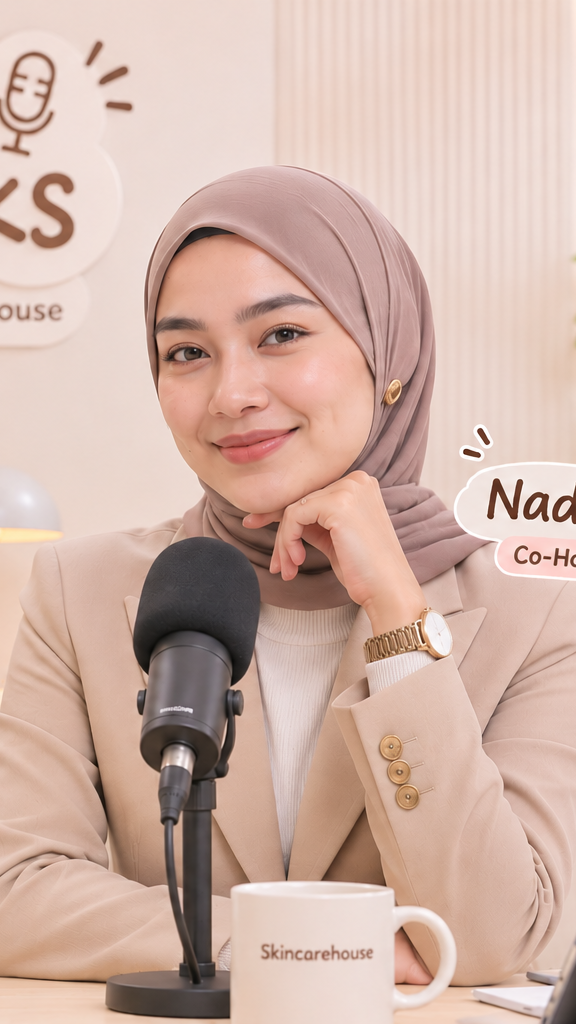
#> input picture deliverables/skintalks/kling_upload/nadia_closeup_ref.png, 576 x 1024 px
$ python bg_replace_chroma.py ../deliverables/skintalks/kling_upload/maya_closeup_ref.png ../deliverables/skintalks/kling_upload/nadia_closeup_ref.png ../deliverables/skintalks/kling_upload/nadia_closeup_ref.png 1.0
#> lines starting #> are read from the running program, lines starting #| are printed output that depends on the picture
"""Replace a neutral (grey/black/white) background with a new background image, frame by frame.

Works when the subject is coloured (skin, green foam, products) and the original background is neutral
(e.g. the grey slat wall in the foam clips): the matte comes from chroma (max(RGB) - min(RGB)), with
morphological closing, border-aware hole filling, small-blob removal and light temporal smoothing,
so it is stable and does not flicker. Then: soft depth-of-field on the new background, a soft contact
shadow, warm colour match and a light wrap on the edges.

usage: [BG_BLUR=2.2] [GRAIN=0] [BG_WARM=0|1] python bg_replace_chroma.py <in.mp4> <background.png> <out.mp4> [bg_offset_x=0.5]
(needs numpy, opencv-python-headless; ffmpeg on PATH; audio is copied from the input)
"""
import subprocess, sys
import numpy as np, cv2

src, bg_path, out = sys.argv[1], sys.argv[2], sys.argv[3]
offx = float(sys.argv[4]) if len(sys.argv) > 4 else 0.5
W, H = 1080, 1920

# --- background: cover-scale to 9:16, soft depth of field, very slight lift ---
bg = cv2.cvtColor(cv2.imread(bg_path), cv2.COLOR_BGR2RGB).astype(np.float32)
s = max(W / bg.shape[1], H / bg.shape[0])
#> s = 1.88
bg = cv2.resize(bg, (round(bg.shape[1] * s), round(bg.shape[0] * s)), interpolation=cv2.INTER_LANCZOS4)
#> bg: shape (1920, 1080, 3) float32
x0 = int((bg.shape[1] - W) * offx); y0 = (bg.shape[0] - H) // 2
#> after `x0 = int((bg.shape[1] - W) * offx)`: x0 = 0
#> after `y0 = (bg.shape[0] - H) // 2`: y0 = 0
bg = bg[y0:y0 + H, x0:x0 + W]
import os
BG_BLUR = float(os.environ.get('BG_BLUR', '2.2'))  # stronger = subject closer to camera
GRAIN = float(os.environ.get('GRAIN', '0'))  # per-frame film grain on the new background, to match the footage
WARM = os.environ.get('BG_WARM', '0') == '1'
bg = cv2.GaussianBlur(bg, (0, 0), BG_BLUR)
if WARM:
    bg = np.clip(bg * np.array([1.03, 1.0, 0.975]) + 3, 0, 255)
rng = np.random.default_rng(7)
bg_wrap = cv2.GaussianBlur(bg, (0, 0), 18)
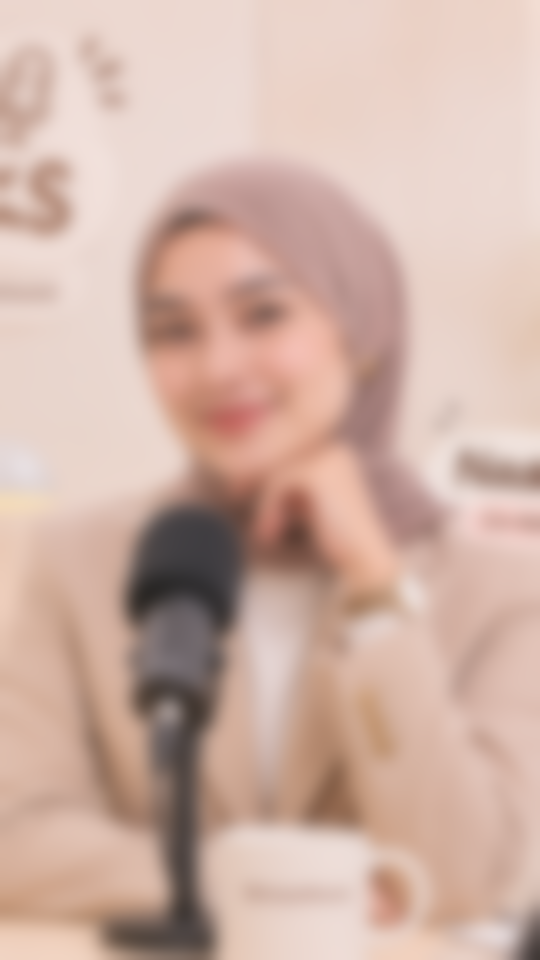
#> bg_wrap: shape (1920, 1080, 3) float32 (shown at 1/2 size); mean R, G, B 208.8, 178.5, 167

K_CLOSE = cv2.getStructuringElement(cv2.MORPH_ELLIPSE, (11, 11))  # small: closes noise, keeps gaps between fingers open

def matte(f):
    x = f.astype(np.float32)
    chroma = x.max(2) - x.min(2)
    chroma = cv2.GaussianBlur(chroma, (0, 0), 2.0)
    b = (chroma > 15).astype(np.uint8)
    b = cv2.morphologyEx(b, cv2.MORPH_CLOSE, K_CLOSE)
    # fill only SMALL enclosed holes (white highlights inside the foam); big enclosed areas such as the gaps
    # between fingers stay background, so the new studio shows through them
    holes = (1 - b).astype(np.uint8)
    nh, labh, sth, _ = cv2.connectedComponentsWithStats(holes)
    for i in range(1, nh):
        x, y, w, h, area = sth[i]
        touches = x == 0 or y == 0 or x + w >= b.shape[1] or y + h >= b.shape[0]
        if not touches and area < 3000:
            b[labh == i] = 1
    n, lab, st, _ = cv2.connectedComponentsWithStats(b)
    keep = np.zeros_like(b)
    for i in range(1, n):
        if st[i, cv2.CC_STAT_AREA] > 6000:
            keep[lab == i] = 1
    keep = cv2.erode(keep, cv2.getStructuringElement(cv2.MORPH_ELLIPSE, (5, 5)))
    hard = cv2.GaussianBlur(keep.astype(np.float32), (0, 0), 2.5)
    # soft ramp near the main shapes keeps motion-blurred edges semi-solid instead of ghostly
    near = cv2.dilate(keep, cv2.getStructuringElement(cv2.MORPH_ELLIPSE, (41, 41))).astype(np.float32)
    ramp = np.clip((chroma - 9) / 9, 0, 1) * near
    return np.maximum(hard, ramp)

#> (the run stopped early here; a loop or call above may not have finished)
